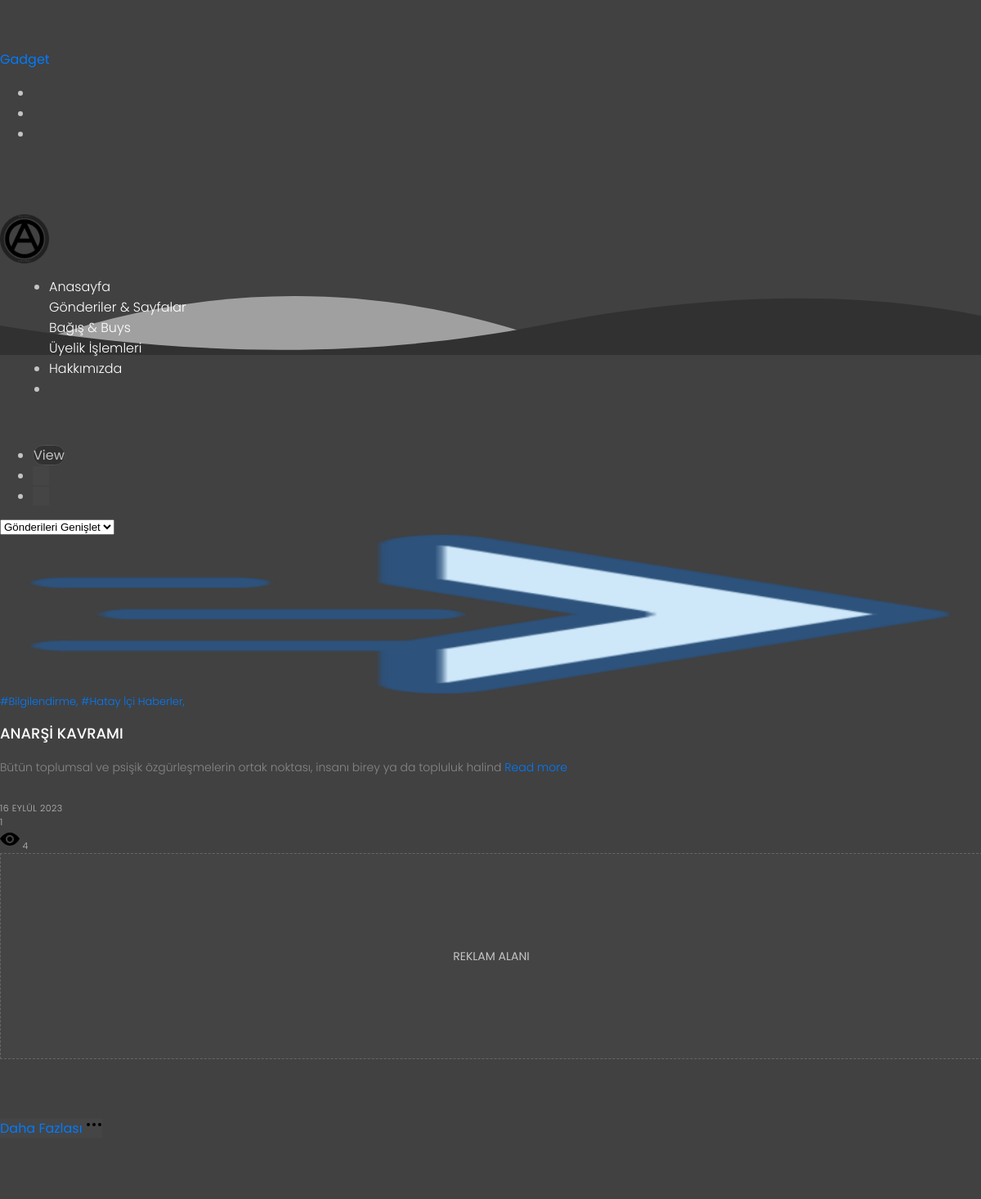
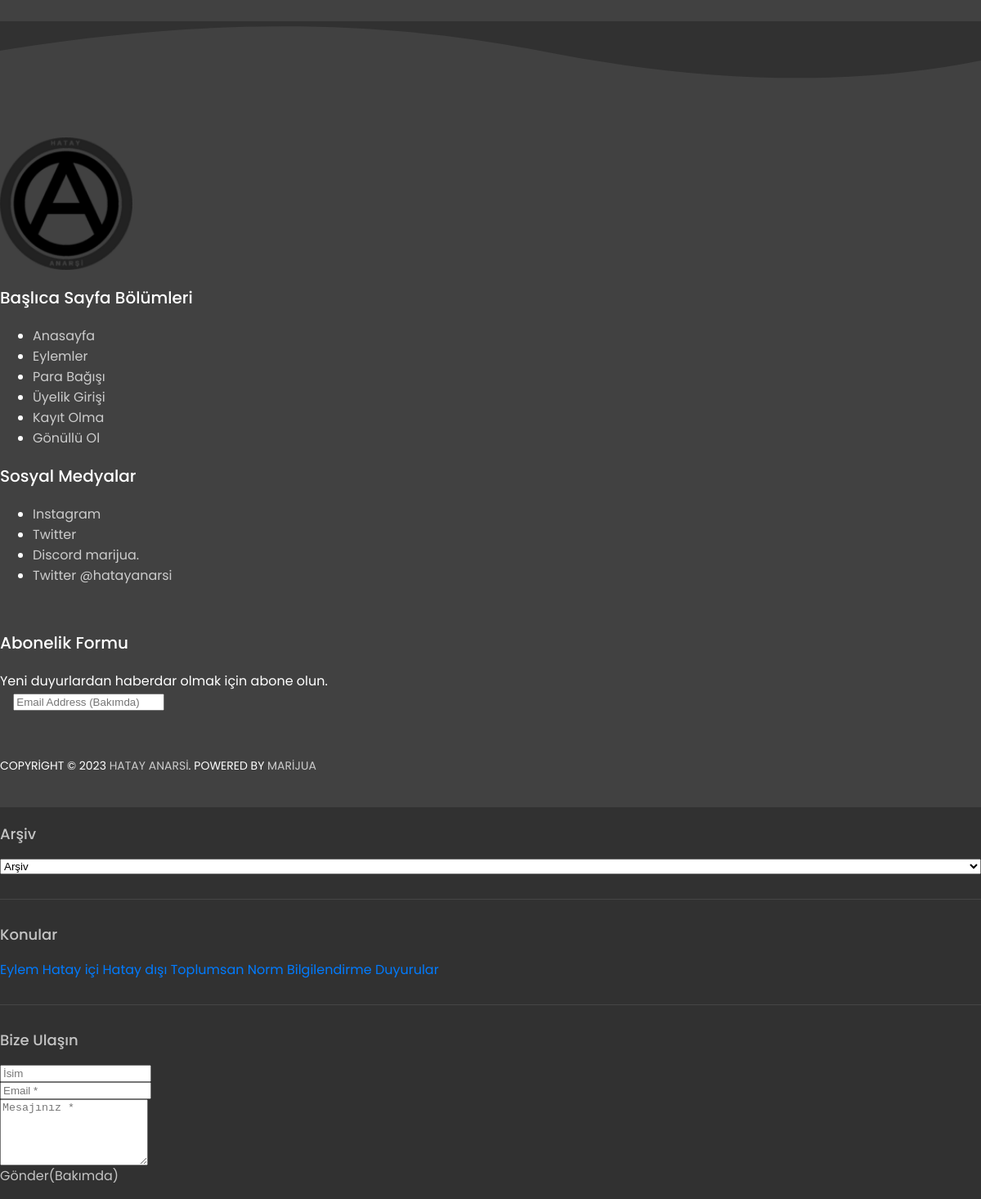
The page /sayfalar/hatayicihaberler.php on the database its author committed (2 pictures, top to bottom).
### tables this page shows
CREATE TABLE `blog` (
  `id` int(11) NOT NULL,
  `kapakFoto` varchar(255) NOT NULL,
  `mekanEtiketler` text DEFAULT NULL,
  `blogBaslik` varchar(255) NOT NULL,
  `blogAciklama1` text NOT NULL,
  `blogAciklamaTuru1` enum('Hiçbiri','Renkli','Resimli','Tablolu') NOT NULL,
  `aciklama1Renk` enum('kirmizi','yesil','gri') DEFAULT NULL,
  `aciklama1ResimKonumu` enum('sol','alt') DEFAULT NULL,
  `aciklama1Resim` varchar(255) DEFAULT NULL,
  `blogAciklama2` text NOT NULL,
  `blogAciklamaTuru2` enum('Hiçbiri','Renkli','Resimli','Tablolu') NOT NULL,
  `aciklama2Renk` enum('kirmizi','yesil','gri') DEFAULT NULL,
  `aciklama2ResimKonumu` enum('sol','alt') DEFAULT NULL,
  `aciklama2Resim` varchar(255) DEFAULT NULL,
  `resimOlsunMu` enum('Hayır','Evet') NOT NULL,
  `ekstraResim` varchar(255) DEFAULT NULL,
  `gununSozu` varchar(255) NOT NULL,
  `gununSozuYazari` varchar(255) NOT NULL,
  `blogYazarDusuncesi` text NOT NULL,
  `blogDurumu` varchar(255) NOT NULL,
  `blogTarihi` varchar(255) NOT NULL,
  `blogYorumSayisi` int(11) NOT NULL,
  `blogGorunmeSayisi` int(11) NOT NULL,
  `blogYazari` varchar(255) NOT NULL,
  `dataId` varchar(255) NOT NULL
);

### sayfalar/hatayicihaberler.php (the view, shortened to what this page needs)
<?php
function createSafeFileName($string) {
    $string = str_replace(['ı', 'ğ', 'ü', 'ş', 'ö', 'ç', 'İ', 'Ğ', 'Ü', 'Ş', 'Ö', 'Ç'],
                          ['i', 'g', 'u', 's', 'o', 'c', 'I', 'G', 'U', 'S', 'O', 'C'], $string);
    $string = preg_replace("/[^a-zA-Z0-9\s]/", "", $string);
    $string = preg_replace("/[\s]/", "-", $string);
    return strtolower($string) . '.php';
}
$servername = "localhost";
$username = "root";
$password = "";
$dbname = "hatayanarsi";
$conn = new mysqli($servername, $username, $password, $dbname);
$page = isset($_GET['page']) ? max(1, intval($_GET['page'])) : 1;
$offset = ($page - 1) * 5;
$sql = "SELECT * FROM blog WHERE mekanEtiketler LIKE '%Hatay İçi Haberler%' ORDER BY blogTarihi DESC LIMIT $offset, 5";
$result = $conn->query($sql);
$lessthan5 = ($result->num_rows <= 5) ? true : false;
$veriDizisi = array();
if ($result->num_rows > 0) {
    while ($row = $result->fetch_assoc()) {
        $veriDizisi[] = $row;
    }
}
?>
<?php include('../includes/blogHead.php'); ?>
<body class='v1-8 homepage_view multiple_view dark rounded'>
    <div class='wrapper uk-offcanvas-content uk-light'>
        <?php include('../includes/blogHeader.php'); ?>
        <div class="wrapper uk-offcanvas-content uk-light" bis_skin_checked="1">
            <header>
                <main>
                    <div class='main_content uk-container'>
                        <div class='main section' id='main'>
                            <div class='widget Label' data-version='2' id='Label1'>
                                <div class='filtering_labels uk-grid uk-margin-bottom uk-flex-right'>
                                    <div class='select_label uk-width-expand@m'>
                                        <div class='select_view uk-width-exapnd uk-width-auto@m'>
                                            <ul class='uk-list uk-list-inline uk-visible@l'>
                                                <li>
                                                    <span class='mark uk-button'><span>View</span></span>
                                                </li>
                                                <li class='uk-active'><a class='uk-icon-button' data-uk-icon='expand' data-uk-tooltip='pos:top' href='##!' id='view_e' title='Gönderileri Genişlet'></a></li>
                                                <li><a class='uk-icon-button' data-uk-icon='shrink' data-uk-tooltip='pos:top' href='##!' id='view_s' title='Gönderileri Küçült'></a></li>
                                            </ul>
                                            <div class='uk-grid-small uk-hidden@l' data-uk-grid=''>
                                                <div class='uk-width-auto@m uk-width-expand'>
                                                    <select class='uk-select'>
                                                        <option value='expand'>Gönderileri Genişlet</option>
                                                    </select>
                                                </div>
                                            </div>
                                        </div>
                                    </div>
                                </div>
                                <div class='widget Blog' data-version='2' id='Blog1'>
                                    <div class='blog_posts hfeed uk-child-width-1-1 uk-child-width-1-2@m uk-child-width-1-3@l uk-child-width-1-4@xxl uk-grid' data-uk-grid='masonry:true' id='blog_posts'>
                                    <?php
if (!$lessthan5) {
    foreach ($veriDizisi as $veri) {
?>
        <article class='post hentry' data-id='<?php echo $veri['dataId']; ?>'>
            <div class='uk-card uk-card-hover uk-card-secondary'>
                <div class='post_thumbnail uk-card-media-top uk-text-center uk-position-relative uk-transition-toggle' data-title='<?php echo $veri['blogBaslik']; ?>'>
                    <a href='<?php echo "https://localhost/hatay/bloglar/".createSafeFileName($veri['blogBaslik']); ?>'>
                        <img alt='Image' height='194' loading='eager' sizes='480px' src='<?php echo 'http://localhost/hatay/admin/' . $veri['kapakFoto']; ?>' width='345' />
                        <div class='uk-position-cover uk-transition-fade uk-overlay-primary'></div>
                        <div class='uk-position-center'>
                            <span class='uk-transition-fade' data-uk-icon='icon:play-circle;ratio:2.3'></span>
                        </div>
                    </a>
                </div>
                <div class='post_content uk-card-small uk-card-body'> <?php $mekanEtiketler = $veri['mekanEtiketler'];
                                                                        $etiketlerDizi = explode(", ", $mekanEtiketler); ?>
                    <div class='post_labels uk-panel uk-margin-small'><span class='uk-margin-small-right' data-uk-icon='icon:tag;ratio:.7'></span><a href='#' rel='tag'> <?php
                                                                                                                                                                            foreach ($etiketlerDizi as $etiket) {
                                                                                                                                                                                echo '#' . $etiket . ', ';
                                                                                                                                                                            }
                                                                                                                                                                            ?></a></div>
                    <h2 class='post_title entry-title uk-margin'>
                        <a href='<?php echo "https://localhost/hatay/bloglar/".createSafeFileName($veri['blogBaslik']); ?>'' rel='bookmark'><?php echo $veri['blogBaslik']; ?></a>
                     </h2>
                    <div class='post_snippet entry-summary uk-position-relative'>
                    <p id="body<?php echo $veri['dataId']; ?>"><?php echo substr($veri['blogAciklama1'], 0, 100);  ?> <a href="<?php echo "https://localhost/hatay/bloglar/".createSafeFileName($veri['blogBaslik']);  ?>">Read more</a>
</p>
                    </div>
                    <div class='post_meta uk-grid uk-grid-small'><?php $aylar = [
                                                                        '01' => 'OCAK',
                                                                        '02' => 'ŞUBAT',
                                                                        '03' => 'MART',
                                                                        '04' => 'NİSAN',
                                                                        '05' => 'MAYIS',
                                                                        '06' => 'HAZİRAN',
                                                                        '07' => 'TEMMUZ',
                                                                        '08' => 'AĞUSTOS',
                                                                        '09' => 'EYLÜL',
                                                                        '10' => 'EKİM',
                                                                        '11' => 'KASIM',
                                                                        '12' => 'ARALIK'
                                                                    ];
                                                                    $tarihParcalari = explode(" ", $veri['blogTarihi']);
                                                                    $gunAyYil = explode("-", $tarihParcalari[0]);
                                                                    $formatlanmisTarih1 = intval($gunAyYil[2]) . " " . $aylar[$gunAyYil[1]] . " " . $gunAyYil[0];
                                                                    ?>
                        <div class='post_date uk-width-auto'><span class='uk-margin-small-right' data-uk-icon='icon: clock; ratio: .7'></span><span><time class='published' datetime='2018-04-05T01:08:00-07:00' title='2018-04-05T01:08:00-07:00'><?php echo $formatlanmisTarih1; ?></time></span></div>
                        <div class='post_comments uk-width-auto'><span class='uk-margin-small-right' data-uk-icon='icon: comment; ratio: .7'></span><span><?php echo $veri['blogYorumSayisi']; ?></span></div>
                        <div class='post_views uk-width-auto'>
                            <svg xmlns="http://www.w3.org/2000/svg" width="24" height="24" viewBox="0 0 24 24">
                                <path d="M15 12c0 1.654-1.346 3-3 3s-3-1.346-3-3 1.346-3 3-3 3 1.346 3 3zm9-.449s-4.252 8.449-11.985 8.449c-7.18 0-12.015-8.449-12.015-8.449s4.446-7.551 12.015-7.551c7.694 0 11.985 7.551 11.985 7.551zm-7 .449c0-2.757-2.243-5-5-5s-5 2.243-5 5 2.243 5 5 5 5-2.243 5-5z" />
                            </svg>
                            <span><?php echo $veri['blogGorunmeSayisi']; ?></span>
                        </div>
                    </div>
                </div>
            </div>
        </article>
        <div class='post inline_banner'>
    <div class='uk-card uk-card-hover uk-card-secondary'>
        <div class='post_content uk-card-small uk-card-body'>
            <div class='inline_banner_demo' data-height='250'>
                Reklam Alanı
            </div>
        </div>
    </div>
</div>
<?php
    }
} else {
    foreach ($veriDizisi as $veri) {
        ?>
        <article class='post hentry' data-id='<?php echo $veri['dataId']; ?>'>
            <div class='uk-card uk-card-hover uk-card-secondary'>
                <div class='post_thumbnail uk-card-media-top uk-text-center uk-position-relative uk-transition-toggle' data-title='<?php echo $veri['blogBaslik']; ?>'>
                    <a href='<?php echo "https://localhost/hatay/bloglar/".createSafeFileName($veri['blogBaslik']); ?>'>
                        <img alt='Image' height='194' loading='eager' sizes='480px' src='<?php echo 'http://localhost/hatay/admin/' . $veri['kapakFoto']; ?>' width='345' />
                    </a>
                </div>
                <div class='post_content uk-card-small uk-card-body'> <?php $mekanEtiketler = $veri['mekanEtiketler'];
                    $etiketlerDizi = explode(", ", $mekanEtiketler); ?>
                    <div class='post_labels uk-panel uk-margin-small'><span class='uk-margin-small-right' data-uk-icon='icon:tag;ratio:.7'></span><a href='#' rel='tag'> <?php
                            foreach ($etiketlerDizi as $etiket) {
                                echo '#' . $etiket . ', ';
                            }
                            ?></a></div>
                    <h2 class='post_title entry-title uk-margin'>
                        <a href='<?php echo "https://localhost/hatay/bloglar/".createSafeFileName($veri['blogBaslik']); ?>'' rel='bookmark'><?php echo $veri['blogBaslik']; ?></a>
                    </h2>
                    <div class='post_snippet entry-summary uk-position-relative'>
                        <p id="body<?php echo $veri['dataId']; ?>"><?php echo substr($veri['blogAciklama1'], 0, 100);  ?> <a href="<?php echo "https://localhost/hatay/bloglar/".createSafeFileName($veri['blogBaslik']);  ?>">Read more</a>
                        </p>
                    </div>
                    <div class='post_meta uk-grid uk-grid-small'><?php $aylar = [
                            '01' => 'OCAK',
                            '02' => 'ŞUBAT',
                            '03' => 'MART',
                            '04' => 'NİSAN',
                            '05' => 'MAYIS',
                            '06' => 'HAZİRAN',
                            '07' => 'TEMMUZ',
                            '08' => 'AĞUSTOS',
                            '09' => 'EYLÜL',
                            '10' => 'EKİM',
                            '11' => 'KASIM',
                            '12' => 'ARALIK'
                        ];
                        $tarihParcalari = explode(" ", $veri['blogTarihi']);
                        $gunAyYil = explode("-", $tarihParcalari[0]);
                        $formatlanmisTarih1 = intval($gunAyYil[2]) . " " . $aylar[$gunAyYil[1]] . " " . $gunAyYil[0];
                        ?>
                        <div class='post_date uk-width-auto'><span><time class='published' datetime='2018-04-05T01:08:00-07:00' title='2018-04-05T01:08:00-07:00'><?php echo $formatlanmisTarih1; ?></time></span></div>
                        <div class='post_comments uk-width-auto'><span class='uk-margin-small-right' data-uk-icon='icon: comment; ratio: .7'></span><span><?php echo $veri['blogYorumSayisi']; ?></span></div>
                        <div class='post_views uk-width-auto'>
                            <span><?php echo $veri['blogGorunmeSayisi']; ?></span>
                        </div>
                    </div>
                </div>
            </div>
        </article>
        <div class='post inline_banner'>
            <div class='uk-card uk-card-hover uk-card-secondary'>
                <div class='post_content uk-card-small uk-card-body'>
                    <div class='inline_banner_demo' data-height='250'>
                        Reklam Alanı
                    </div>
                </div>
            </div>
        </div>
        <?php
    }
    echo '</main>
    <div style="padding-bottom: 100px;" class="blog_pager uk-text-center uk-margin-large-top" id="blog_pager" bis_skin_checked="1">
    <a class="blog-pager-older-link uk-button uk-button-default uk-icon" data-uk-icon="more" href="http://localhost/hatay/sayfalar/eylemler.php?page='. ($page + 1) . '" title="Daha Fazlası">
        <span class="uk-margin-small-right">Daha Fazlası</span>
        <svg width="20" height="20" viewBox="0 0 20 20" xmlns="http://www.w3.org/2000/svg" data-svg="more"><circle cx="3" cy="10" r="2"></circle><circle cx="10" cy="10" r="2"></circle><circle cx="17" cy="10" r="2"></circle></svg>
    </a>
</div>';
}
?>
                <?php include('../includes/blogFooter.php'); ?>
        </div>
        <?php include('../includes/sidenav.php'); ?>

### rows shown on the page
blog: kapakFoto (picture), mekanEtiketler "Bilgilendirme", mekanEtiketler "Hatay İçi Haberler", blogBaslik "ANARŞI KAVRAMI", blogAciklama1 "Bütün toplumsal ve psişik özgürleşmelerin ortak noktası, insanı birey ya da topluluk halind", blogTarihi "16 EYLÜL 2023", blogYorumSayisi "1", blogGorunmeSayisi "4"
